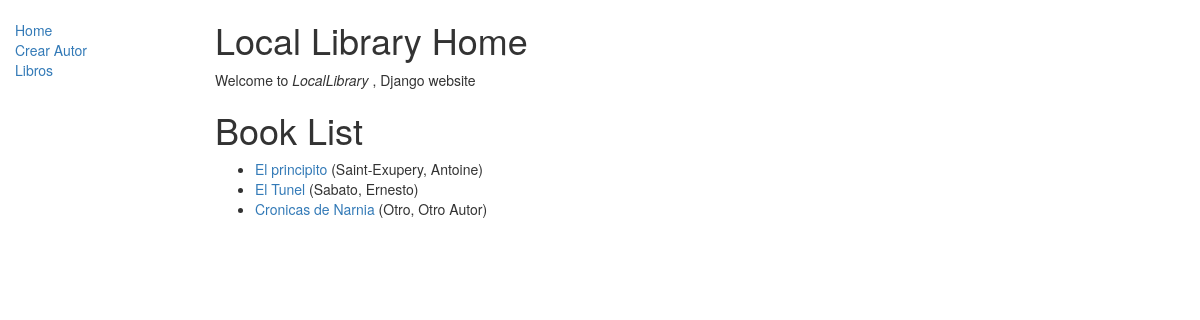
Screenshot of /catalogo/books/ with the database file from the repository.
### catalogo/models.py (models this page shows, shortened)
class Book(models.Model):
	title = models.CharField(max_length=200)
	author = models.ForeignKey('Author', on_delete=models.SET_NULL, null=True)
	summary = models.TextField(max_length=1000)
	isbn = models.CharField('ISBN', max_length=13,)
	genre = models.ManyToManyField(Genre)
	def get_absolute_url(self):
		return reverse('book-detail', args=[str(self.id)])

class Author(models.Model):
	first_name = models.CharField(max_length=100)
	last_name = models.CharField(max_length=100)
	date_of_birth = models.DateField(null=True, blank=True)
	date_of_death = models.DateField('Died', null=True, blank=True)
	class Meta:
		ordering = ['last_name', 'first_name']
	def __str__(self):
		return f'{self.last_name}, {self.first_name}'

### catalogo/views.py (the view)
# urls.py: path('books/', views.BookListView.as_view(), name='books'),
class BookListView(generic.ListView):
    model = Book
    paginate_by = 10

### catalogo/templates/catalogo/book_list.html
{% extends "base_generic.html" %}
{% block content %}
<h1>Local Library Home</h1>
  <p>Welcome to <em>LocalLibrary </em>, Django website </p>
    <h1>Book List</h1>
    {% if book_list %}
    <ul>
      {% for book in book_list %}
      <li>
        <a href="{{ book.get_absolute_url }}">{{ book.title }}</a> ({{book.author}})
      </li>
      {% endfor %}
    </ul>
    {% else %}
      <p>There are no books in the library.</p>
    {% endif %}
{% endblock %}

### rows the page displays
Book: title "El principito", author "Saint-Exupery, Antoine"
Book: title "El Tunel", author "Sabato, Ernesto"
Book: title "Cronicas de Narnia", author "Otro, Otro Autor"
